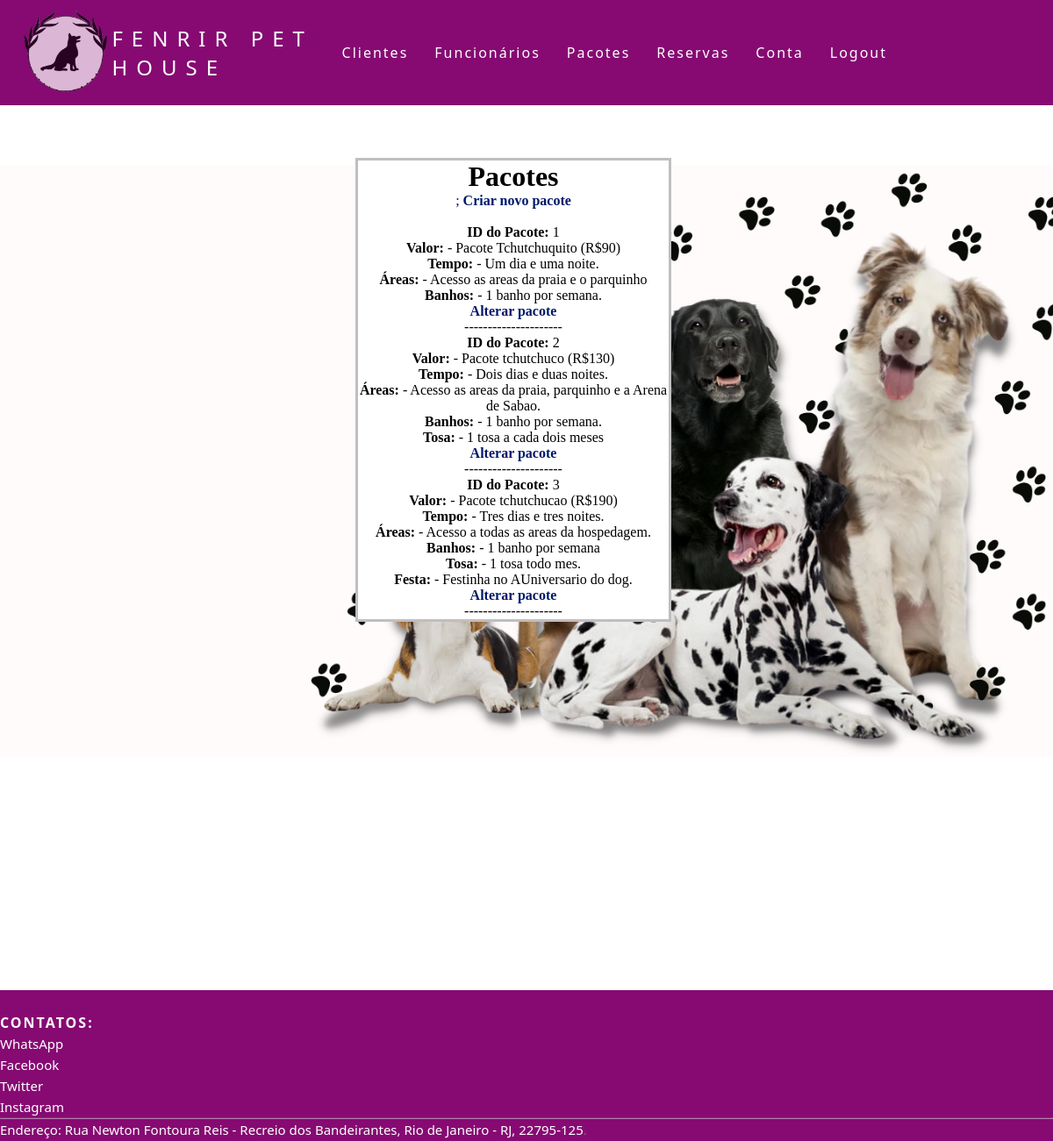
The app's page /admpacotes.php, older data.
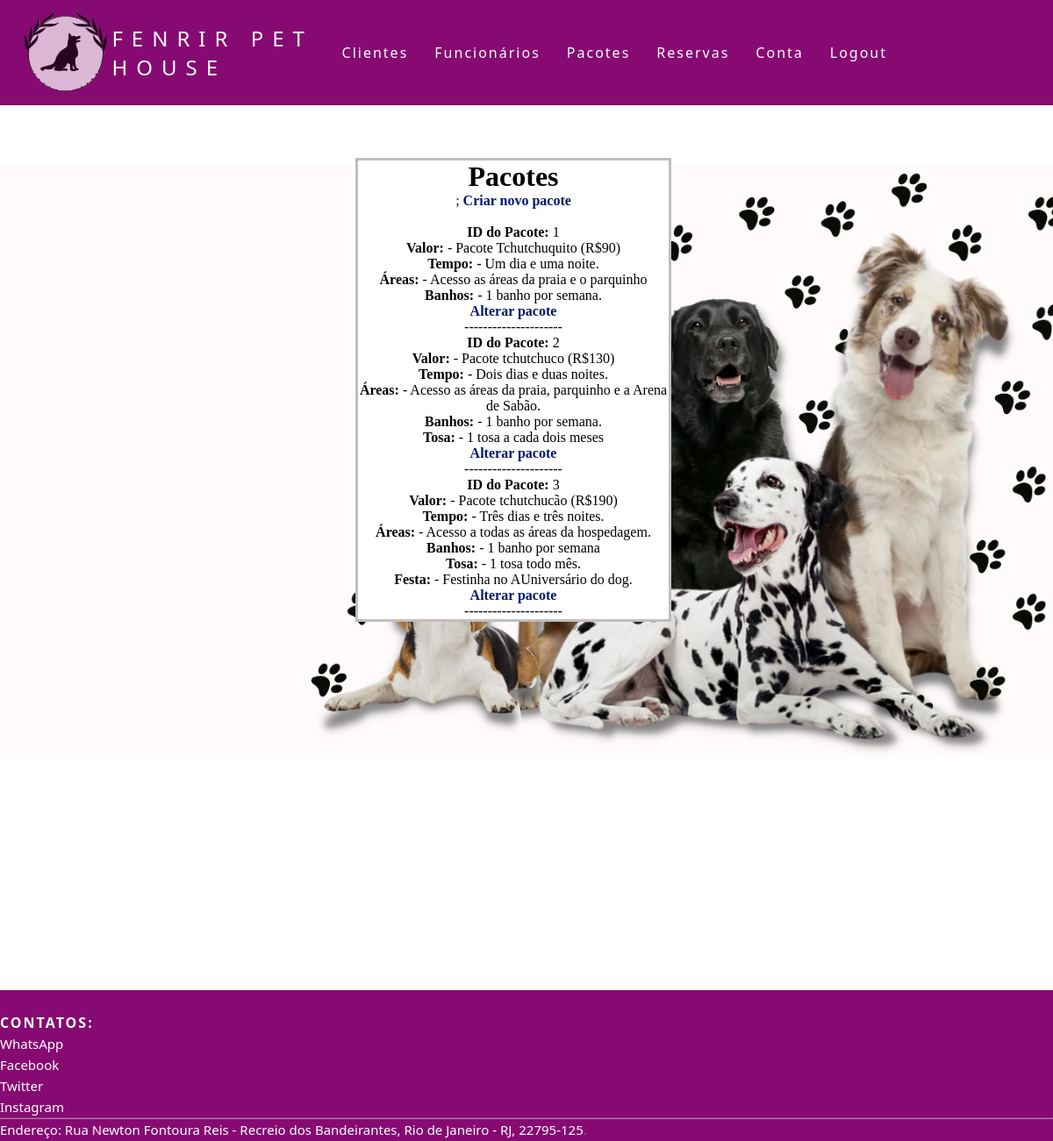
The same page, newer data.
### tables this page shows
CREATE TABLE `pacotes` (
  `idpacote` int(255) NOT NULL,
  `nome` varchar(255) NOT NULL,
  `valor` varchar(255) NOT NULL,
  `tempo` varchar(255) NOT NULL,
  `areas` varchar(255) NOT NULL,
  `banho` varchar(255) DEFAULT NULL,
  `tosa` varchar(255) DEFAULT NULL,
  `festa` varchar(255) DEFAULT NULL
);

### src/admpacotes.php (the view, shortened to what this page needs)
<html lang="pt-br">
  <head>
    <link rel="stylesheet" href="style.css" />
  </head>
  <body>
      <header class="nav">
      <nav>
        <a href="adminpage.php"><img style="margin-left:25px; margin-top:10px; margin-bottom:10px; " src="logo.png" alt="Image" height="100"></a>
        <a class="logo" href="adminpage.php">Fenrir Pet House</a>
        <ul class="nav-list">
          <li><a href="admclient.php">Clientes</a></li>
          <li><a href="admfun.php">Funcionários</a></li>
          <li><a href="admpacotes.php">Pacotes</a></li>
          <li><a href="admservico.php">Reservas</a></li>
          <li><a href="admconta.php">Conta</a></li>
          <li><a href="logout.php">Logout</a></li>
        </ul>
      </nav>
    </header>
    <body background="capa dogs.png" class="background">
    </body>
    <div class="fenrir-login">
        <h1>Pacotes</h1>
        <?php include "conectauser.inc";
        $sql = "SELECT * FROM pacotes ;";
        $res = mysqli_query($mysqli,$sql);
        $linhas = mysqli_num_rows($res);
        echo "<a href='cria_pacote.php'>;
            <strong>Criar novo pacote</strong></a><br><br>";
        for($i = 0; $i < $linhas; $i++){
            $pacotes = mysqli_fetch_array($res);
            echo "<strong>ID do Pacote: </strong>".$pacotes["idpacote"]."<br>";
            echo "<strong>Valor: </strong>".$pacotes["valor"]."<br>";
            echo "<strong>Tempo: </strong>".$pacotes["tempo"]."<br>";
            echo "<strong>Áreas: </strong>".$pacotes["areas"]."<br>";
            echo "<strong>Banhos: </strong>".$pacotes["banho"]."<br>";
            if (!empty($pacotes["tosa"]))  {
              echo "<strong>Tosa: </strong>".$pacotes["tosa"]."<br>";
            }
            if (!empty($pacotes["festa"]))  {
              echo "<strong>Festa: </strong>".$pacotes["festa"]."<br>";
            }
            echo "<a href='altera_pacote.php?idpacote=".$pacotes["idpacote"]."'>
            <strong>Alterar pacote</strong></a><br>";
            echo "---------------------<br>";
     }
  ?>
    </div>
   <footer class="site-footer">
        <div class="col-xs-6 col-md-3">
          <h6>Contatos:</h6>
          <ul class="footer-links">
            <li><a href="https://web.whatsapp.com/">WhatsApp</a></li>
            <li><a href="https://www.facebook.com/">Facebook</a></li>
            <li><a href="https://twitter.com/">Twitter</a></li>
            <li><a href="https://www.instagram.com/">Instagram</a></li>
          </ul>
        </div>
      <hr>
    <div class="container">
      <div class="row">
        <div class="col-md-8 col-sm-6 col-xs-12">
          <p class="copyright-text">
       <a href="https://www.google.com/maps/dir//Rua+Newton+Fontoura+Reis+-+Recreio+dos+Bandeirantes+-+R.+Newton+Fontoura+Reis+-+Recreio+dos+Bandeirantes,+Rio+de+Janeiro+-+RJ,+22795-125/@-22.9209579,-43.4968904,11z/data=!4m8!4m7!1m0!1m5!1m1!1s0x9bc3aed259b4ad:0x6383c2f561261060!2m2!1d-43.4660456!2d-23.026394">Endereço: Rua Newton Fontoura Reis - Recreio dos Bandeirantes, Rio de Janeiro - RJ, 22795-125</a>.
          </p>
    </div>
</footer>
  </body>
</html>

### src/style.css (style rules this page uses)
body { width:100%; }
* { margin: 0; padding: 0; }
a { color: #fff; text-decoration: none; transition: 0.3s; }
.logo { font-size: 24px; text-transform: uppercase; letter-spacing: 10px; }
.background { background-size: 100%; margin-bottom: none; background-position-x: 0%; background-position-y: 30%; background-repeat: no-repeat; margin: 0 auto; }
nav { display: flex; justify-content: space-around; align-items: center; font-family: system-ui, -apple-system, Helvetica, Arial, sans-serif; background: #860a72; width: 100%; margin-top: 0; position: relative; }
.nav-list { list-style: none; display: flex; padding-right: 5cm; }
.nav-list li { letter-spacing: 2px; margin-left: 30px; }
.fenrir-login { text-align: center; background-color: rgb(255, 255, 255); position: relative; right: 15px; border: 3px solid rgb(192, 190, 192); z-index: 9; margin-top: 5%; margin-right: 35%; margin-left: 35%; }
.fenrir-login a { color: rgb(0, 25, 107); }
.site-footer { background-color:#860a72; padding:20px 0 1px; font-family: system-ui, -apple-system, Helvetica, Arial, sans-serif; font-size:15px; line-height:24px; color:#737373; margin-top: 35%; position: relative; }
.site-footer hr { border-top-color:#bbb; opacity:0.5 }
.site-footer h6 { color:#fff; font-size:16px; text-transform:uppercase; margin-top:5px; letter-spacing:2px }
.site-footer a { color:#ffffff; font-family: system-ui, -apple-system, Helvetica, Arial, sans-serif; }
.footer-links { padding-left:0; list-style:none }
.footer-links li { display:block }
.footer-links a { color:#ffffff }
.copyright-text { margin:0 }

Row changes from the older to the newer data that the page shows:
changed pacotes "- Pacote Tchutchuquito (R$90)": areas "- Acesso as areas da praia e o parquinho" → "- Acesso as áreas da praia e o parquinho"
changed pacotes "- Pacote tchutchuco (R$130)": areas "- Acesso as areas da praia, parquinho e a Arena de Sabao." → "- Acesso as áreas da praia, parquinho e a Arena de Sabão."
changed pacotes "- 1 banho por semana": valor "- Pacote tchutchucao (R$190)" → "- Pacote tchutchucão (R$190)"; tempo "- Tres dias e tres noites." → "- Três dias e três noites."; areas "- Acesso a todas as areas da hospedagem." → "- Acesso a todas as áreas da hospedagem."; tosa "- 1 tosa todo mes." → "- 1 tosa todo mês."; festa "- Festinha no AUniversario do dog." → "- Festinha no AUniversário do dog."
